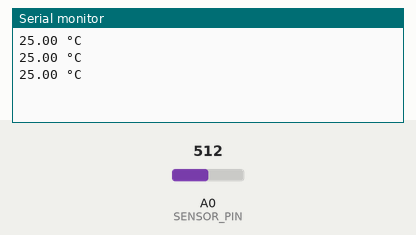
Simulated run of this program. Board: Arduino Uno, built with avr-gcc and run on an emulated ATmega328P. Parts: the last lines printed to the serial monitor. The inputs (shaded band) are chosen by the test bench; at power-on: A0 (SENSOR_PIN) = 512.

Above: at 1.3 s.
1.4 s: A0 (SENSOR_PIN) set to 716
At 1.9 s:
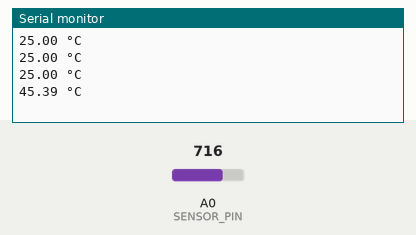
2.9 s: A0 (SENSOR_PIN) set to 900
At 3.4 s:
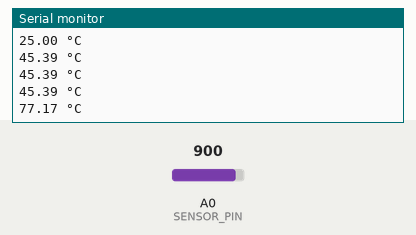
Timing chart, 0 to 5.9 s (numbered marks = the images above; inputs shaded):
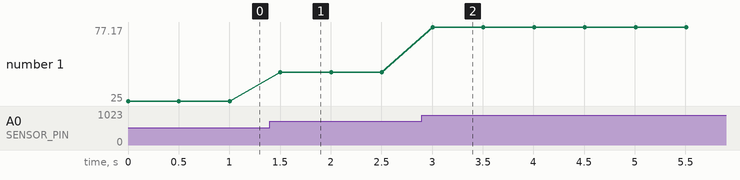

Measured:
- after the input at 1.4 s, the serial monitor: prints a new line after 0.10 s (image 1)
- after the input at 2.9 s, the serial monitor: prints a new line after 0.11 s (image 2)
- plotted number 1: 25 → 45.39 after the input at 1.4 s, 45.39 → 77.17 after the input at 2.9 s

The program:

main.cpp
```cpp
#include <Arduino.h>
#include <math.h>

/**
 *	Pins are connected to: (Sensor facing to you, left-to-right)
 *	3.3V	-	GND	-	Analog port (A0)
 */

#define SENSOR_PIN A0

double temperature(int rawData) {
	double temp;

	temp = log(10000.0 * ((1024.0 / rawData - 1)));
	temp = 1 / (0.001129148 + (0.000234125 + (0.0000000876741 * temp * temp)) * temp);
	temp = temp - 273.15; // Convert Kelvin to Celcius

	return temp;
}

void setup() {
	Serial.begin(9600);
}

void loop() {
	int rawData = analogRead(SENSOR_PIN);
	double temp = temperature(rawData);

	Serial.print(temp);
	Serial.println(" °C");

	delay(500);
}
```
